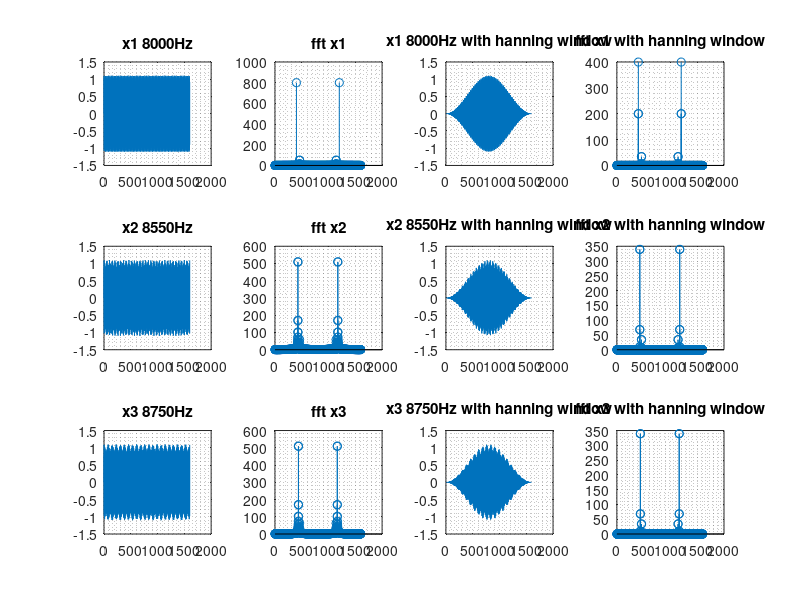
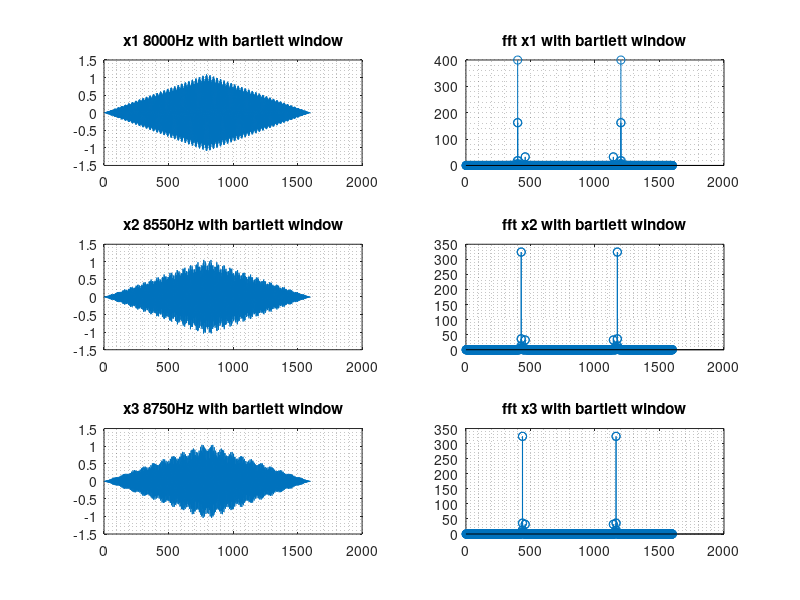
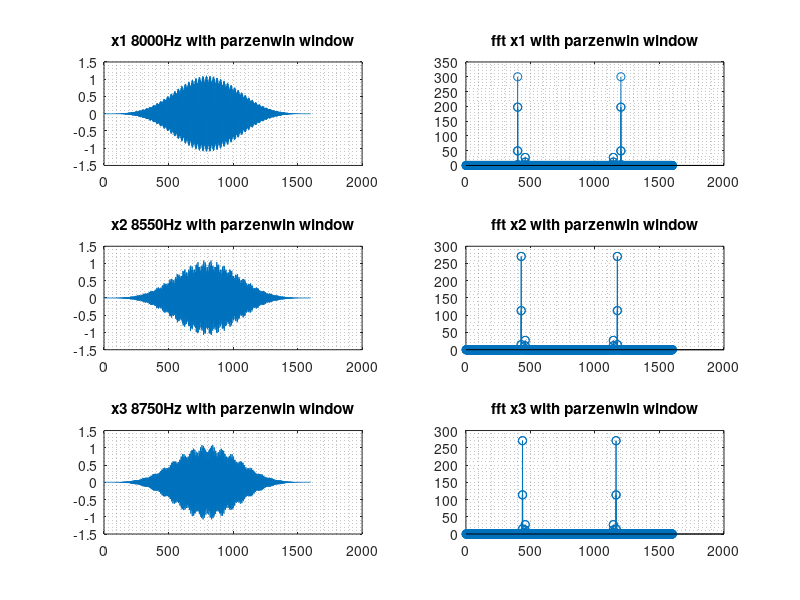
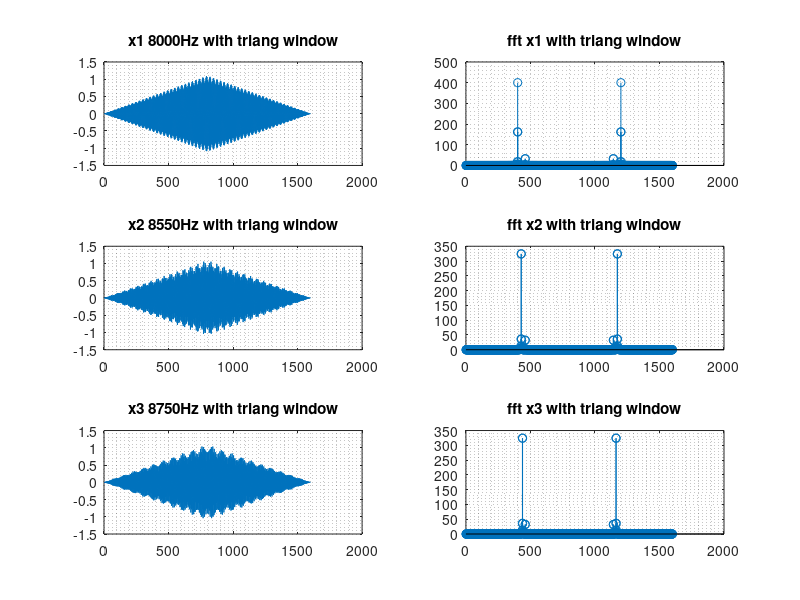

The MATLAB source for these figures, in order:
clear;

fs = 32000;

ts = 0 : 1/fs : 0.05-1/fs;
N = length(ts);

f01 = 8000;
f02 = 8550;
f03 = 8750;

fp = 9170;
ap = 0.1;

% windows

x1 = sin(2*pi*f01*ts) + ap*sin(2*pi*fp*ts);
x2 = sin(2*pi*f02*ts) + ap*sin(2*pi*fp*ts);
x3 = sin(2*pi*f03*ts) + ap*sin(2*pi*fp*ts);

figure('units','normalized','outerposition',[0 1 1 0.5]);

subplot(3,4,1);
plot(x1), grid minor, title('x1 8000Hz');
subplot(3,4,5);
plot(x2), grid minor, title('x2 8550Hz');
subplot(3,4,9);
plot(x3), grid minor, title('x3 8750Hz');


X1 = abs(fft(x1));
X2 = abs(fft(x2));
X3 = abs(fft(x3));

subplot(3,4,2);
stem(X1), grid minor, title('fft x1');
subplot(3,4,6);
stem(X2), grid minor, title('fft x2');
subplot(3,4,10);
stem(X3), grid minor, title('fft x3');

% hanning

x1w = x1.*hanning(N)';
x2w = x2.*hanning(N)';
x3w = x3.*hanning(N)';

subplot(3,4,3);
plot(x1w), grid minor, title('x1 8000Hz with hanning window');
subplot(3,4,7);
plot(x2w), grid minor, title('x2 8550Hz with hanning window');
subplot(3,4,11);
plot(x3w), grid minor, title('x3 8750Hz with hanning window');

X1w = abs(fft(x1w));
X2w = abs(fft(x2w));
X3w = abs(fft(x3w));

subplot(3,4,4);
stem(X1w), grid minor, title('fft x1 with hanning window');
subplot(3,4,8);
stem(X2w), grid minor, title('fft x2 with hanning window');
subplot(3,4,12);
stem(X3w), grid minor, title('fft x3 with hanning window');

% bartlett

x1w = x1.*bartlett(N)';
x2w = x2.*bartlett(N)';
x3w = x3.*bartlett(N)';

figure('units','normalized','outerposition',[0.5 0.5 0.5 0.5]);
subplot(3,2,1);
plot(x1w), grid minor, title('x1 8000Hz with bartlett window');
subplot(3,2,3);
plot(x2w), grid minor, title('x2 8550Hz with bartlett window');
subplot(3,2,5);
plot(x3w), grid minor, title('x3 8750Hz with bartlett window');

X1w = abs(fft(x1w));
X2w = abs(fft(x2w));
X3w = abs(fft(x3w));

subplot(3,2,2);
stem(X1w), grid minor, title('fft x1 with bartlett window');
subplot(3,2,4);
stem(X2w), grid minor, title('fft x2 with bartlett window');
subplot(3,2,6);
stem(X3w), grid minor, title('fft x3 with bartlett window');

% parzenwin

x1w = x1.*parzenwin(N)';
x2w = x2.*parzenwin(N)';
x3w = x3.*parzenwin(N)';

figure('units','normalized','outerposition',[0.5 0.5 0.5 0.5]);
subplot(3,2,1);
plot(x1w), grid minor, title('x1 8000Hz with parzenwin window');
subplot(3,2,3);
plot(x2w), grid minor, title('x2 8550Hz with parzenwin window');
subplot(3,2,5);
plot(x3w), grid minor, title('x3 8750Hz with parzenwin window');

X1w = abs(fft(x1w));
X2w = abs(fft(x2w));
X3w = abs(fft(x3w));

subplot(3,2,2);
stem(X1w), grid minor, title('fft x1 with parzenwin window');
subplot(3,2,4);
stem(X2w), grid minor, title('fft x2 with parzenwin window');
subplot(3,2,6);
stem(X3w), grid minor, title('fft x3 with parzenwin window');

% triang

x1w = x1.*triang(N)';
x2w = x2.*triang(N)';
x3w = x3.*triang(N)';

figure('units','normalized','outerposition',[0.5 0.5 0.5 0.5]);
subplot(3,2,1);
plot(x1w), grid minor, title('x1 8000Hz with triang window');
subplot(3,2,3);
plot(x2w), grid minor, title('x2 8550Hz with triang window');
subplot(3,2,5);
plot(x3w), grid minor, title('x3 8750Hz with triang window');

X1w = abs(fft(x1w));
X2w = abs(fft(x2w));
X3w = abs(fft(x3w));

subplot(3,2,2);
stem(X1w), grid minor, title('fft x1 with triang window');
subplot(3,2,4);
stem(X2w), grid minor, title('fft x2 with triang window');
subplot(3,2,6);
stem(X3w), grid minor, title('fft x3 with triang window');

% trailing zeros

N1 = 64;
N2 = 128;
N3 = 256;

X1 = abs(fft(x3,N1));
X2 = abs(fft(x3,N2));
X3 = abs(fft(x3,N3));

F1 = (0:N1-1)*fs/N1;
F2 = (0:N2-1)*fs/N2;
F3 = (0:N3-1)*fs/N3;

figure('units','normalized','outerposition',[0 0 0.5 0.5]);

subplot(3,1,1);
plot(F1,X1,'-x'),title('N=64'), grid minor;
subplot(3,1,2);
plot(F2,X2,'-x'),title('N=128'), grid minor;
subplot(3,1,3);
plot(F3,X3,'-x'),title('N=256'), grid minor;

% trailing periods

fs = 1;
ts = 0: 1/fs : 30-1/fs;

x1 = cos(2*pi*0.1*ts);
x2 = [x1 x1];
x3 = [x1 x1 x1];

N1 = length(x1);
N2 = length(x2);
N3 = length(x3);

X1 = abs(fft(x1));
X2 = abs(fft(x2));
X3 = abs(fft(x3));

figure('units','normalized','outerposition',[0.5 0 0.5 0.5]);

subplot(3,2,1);
plot(x1), title('1 repeatable (3 periods)');
axis([0 90 -1 1]); grid minor;
subplot(3,2,3);
plot(x2), title('2 repeatable (6 periods)');
axis([0 90 -1 1]); grid minor;
subplot(3,2,5);
plot(x3), title('3 repeatable (9 periods)');
axis([0 90 -1 1]); grid minor;

F1 = (0:N1-1)*fs/N1;
F2 = (0:N2-1)*fs/N2;
F3 = (0:N3-1)*fs/N3;

subplot(3,2,2);
plot(F1,X1,'-x'),axis([0 1 0 50]); grid minor;
subplot(3,2,4);
plot(F2,X2,'-x'),axis([0 1 0 50]); grid minor;
subplot(3,2,6);
plot(F3,X3,'-x'),axis([0 1 0 50]); grid minor;